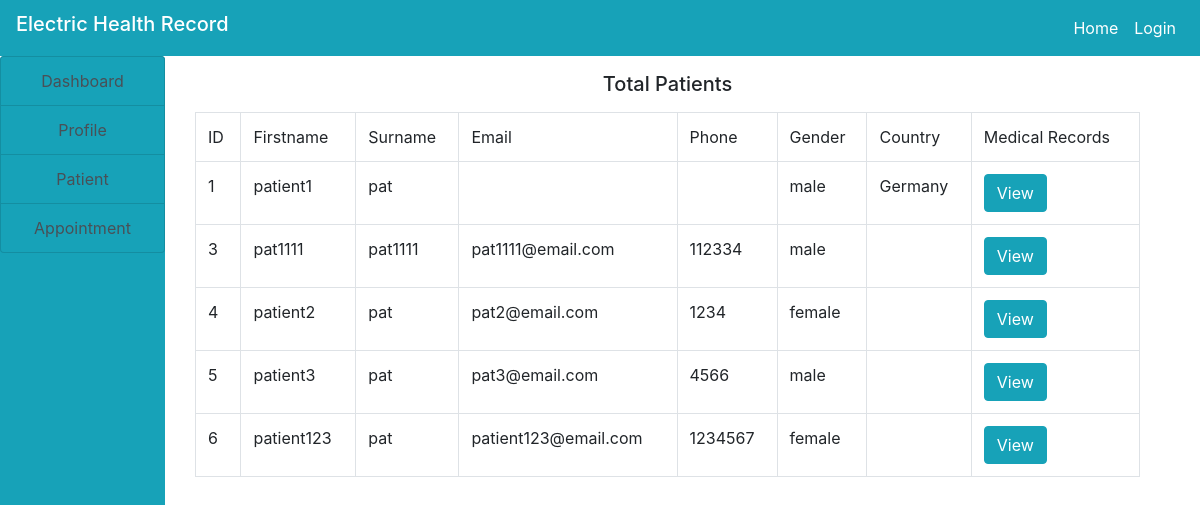
The app's page /doctor/patient.php with its own data.
### tables this page shows
CREATE TABLE `patient` (
  `patient_id` int(11) NOT NULL,
  `firstname` varchar(50) DEFAULT NULL,
  `surname` varchar(50) DEFAULT NULL,
  `password` varchar(50) DEFAULT NULL,
  `date_of_birth` date DEFAULT NULL,
  `gender` enum('male','female','other') DEFAULT NULL,
  `phone` varchar(15) DEFAULT NULL,
  `email` varchar(100) DEFAULT NULL,
  `address` text,
  `country` varchar(30) DEFAULT NULL,
  `profile` varchar(50) DEFAULT NULL,
  `username` varchar(50) DEFAULT NULL,
  `date_reg` varchar(15) DEFAULT NULL
);

### doctor/patient.php (the view, shortened to what this page needs)
<!DOCTYPE html>
<html>
<head>
</head>
<body>
<?php
include("../include/header.php");
include ("../include/connection.php");
?>
<div class="container-fluid">
    <div class="col-md-12">
        <div class="row">
            <div class="col-md-2 " style="margin-left: -30px">
                <?php
                include("sidenav.php");
                ?>
            </div>
            <div class="col-md-10">
                <h5 class="text-center my-3">Total Patients</h5>
                <?php
                $query = "SELECT * FROM patient";
                $res = mysqli_query($con,$query);
                $output = "";
                $output .="
                              <table class='table table-bordered'>
                                 <tr>
                                   <td>ID</td>
                                   <td>Firstname</td>
                                   <td>Surname</td>
                                   <td>Email</td>
                                    <td>Phone</td>
                                    <td>Gender</td>
                                    <td>Country</td>
                                    <td>Medical Records</td>
                                 </tr>
                          ";
                while ($row = mysqli_fetch_array($res)){
                    $output .="
                                 <tr>
                                     <td>".$row['patient_id']."</td>
                                     <td>".$row['firstname']."</td>
                                     <td>".$row['surname']."</td>
                                     <td>".$row['email']."</td>
                                     <td>".$row['phone']."</td>
                                     <td>".$row['gender']."</td>
                                     <td>".$row['country']."</td>
                                     <td>
                                         <a href='view.php?patient_id=".$row['patient_id']."'>
                                         <button class='btn btn-info'>View</button>
                                         </a>
                                     </td>
                                 </tr>
                              ";
                }
                $output .="
                             </table>
                          ";
                echo $output;
                ?>
            </div>
        </div>
    </div>
</div>
</body>
</html>

### records on screen
patient: patient_id "1", firstname "patient1", surname "pat", gender "male", country "Germany"
patient: patient_id "3", firstname "pat1111", surname "pat1111", email "pat1111@email.com", phone "112334", gender "male"
patient: patient_id "4", firstname "patient2", surname "pat", email "pat2@email.com", phone "1234", gender "female"
patient: patient_id "5", firstname "patient3", surname "pat", email "pat3@email.com", phone "4566", gender "male"
patient: patient_id "6", firstname "patient123", surname "pat", email "patient123@email.com", phone "1234567", gender "female"
